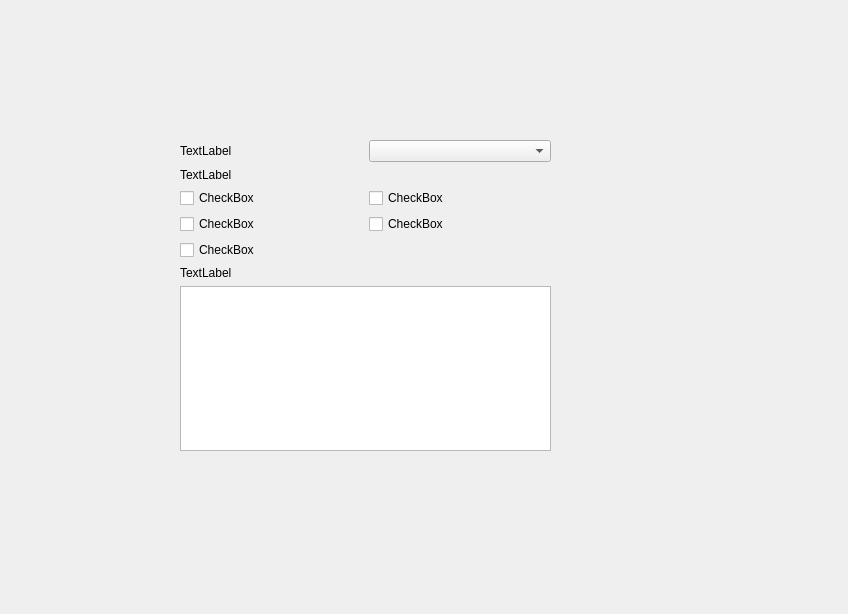
<?xml version="1.0" encoding="UTF-8"?>
<ui version="4.0">
 <class>Dialog</class>
 <widget class="QDialog" name="Dialog">
  <property name="geometry">
   <rect>
    <x>0</x>
    <y>0</y>
    <width>848</width>
    <height>614</height>
   </rect>
  </property>
  <property name="windowTitle">
   <string>Dialog</string>
  </property>
  <widget class="QWidget" name="verticalLayoutWidget">
   <property name="geometry">
    <rect>
     <x>180</x>
     <y>140</y>
     <width>371</width>
     <height>311</height>
    </rect>
   </property>
   <layout class="QVBoxLayout" name="verticalLayout">
    <item>
     <layout class="QHBoxLayout" name="horizontalLayout">
      <item>
       <widget class="QLabel" name="label">
        <property name="text">
         <string>TextLabel</string>
        </property>
       </widget>
      </item>
      <item>
       <widget class="QComboBox" name="comboBox"/>
      </item>
     </layout>
    </item>
    <item>
     <widget class="QLabel" name="label_2">
      <property name="text">
       <string>TextLabel</string>
      </property>
     </widget>
    </item>
    <item>
     <layout class="QHBoxLayout" name="horizontalLayout_2">
      <item>
       <widget class="QCheckBox" name="checkBox_2">
        <property name="text">
         <string>CheckBox</string>
        </property>
       </widget>
      </item>
      <item>
       <widget class="QCheckBox" name="checkBox">
        <property name="text">
         <string>CheckBox</string>
        </property>
       </widget>
      </item>
     </layout>
    </item>
    <item>
     <layout class="QHBoxLayout" name="horizontalLayout_3">
      <item>
       <widget class="QCheckBox" name="checkBox_4">
        <property name="text">
         <string>CheckBox</string>
        </property>
       </widget>
      </item>
      <item>
       <widget class="QCheckBox" name="checkBox_3">
        <property name="text">
         <string>CheckBox</string>
        </property>
       </widget>
      </item>
     </layout>
    </item>
    <item>
     <layout class="QHBoxLayout" name="horizontalLayout_4">
      <item>
       <widget class="QCheckBox" name="checkBox_5">
        <property name="text">
         <string>CheckBox</string>
        </property>
       </widget>
      </item>
     </layout>
    </item>
    <item>
     <widget class="QLabel" name="label_3">
      <property name="text">
       <string>TextLabel</string>
      </property>
     </widget>
    </item>
    <item>
     <widget class="QTextBrowser" name="textBrowser"/>
    </item>
   </layout>
  </widget>
 </widget>
 <resources/>
 <connections/>
</ui>
